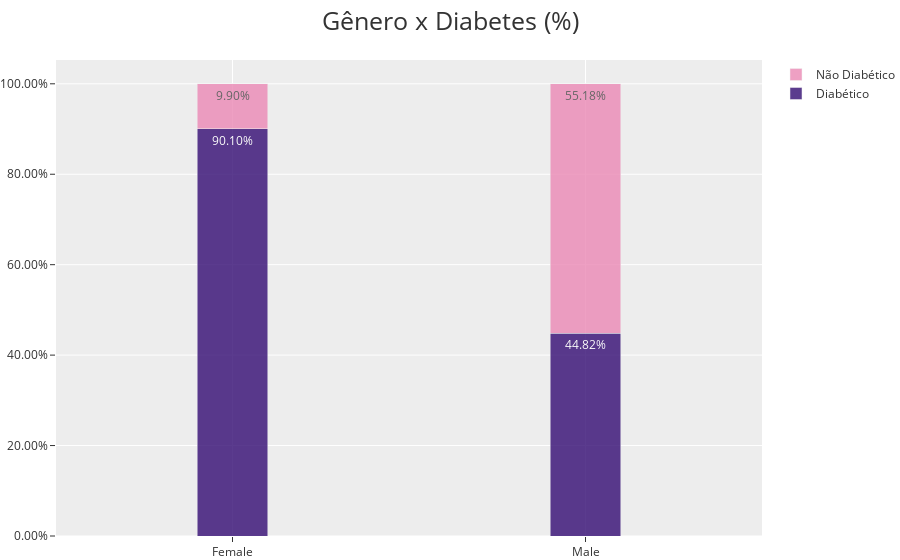

Notebook code cell kept with this figure:
### Code cell
plot_bar_by_target(data, 'class', 'gender', title='Gênero x Diabetes (%)')

### Figure 1 — Plotly figure (JSON) as saved in the notebook; plotly's stock layout.template omitted (floating-point values rounded to 4 significant figures)
{"data": [{"marker": {"color": "#330C73"}, "name": "Diabético", "opacity": 0.8, "text": ["0.9010416666666666", "0.4481707317073171"], "textposition": "auto", "texttemplate": "%{text:.2%}", "type": "bar", "width": [0.2, 0.2], "x": ["Female", "Male"], "y": [0.901, 0.4482]}, {"marker": {"color": "#EB89B5"}, "name": "Não Diabético", "opacity": 0.8, "text": ["0.09895833333333333", "0.551829268292683"], "textposition": "auto", "texttemplate": "%{text:.2%}", "type": "bar", "width": [0.2, 0.2], "x": ["Female", "Male"], "y": [0.09896, 0.5518]}], "layout": {"autosize": true, "barmode": "stack", "margin": {"b": 0, "l": 50, "r": 50, "t": 60}, "title": {"font": {"size": 25}, "text": "Gênero x Diabetes (%)"}, "xaxis": {"autorange": true, "range": [-0.5, 1.5], "type": "category"}, "yaxis": {"autorange": true, "range": [0, 1.053], "tickformat": ".2%", "type": "linear"}}}
